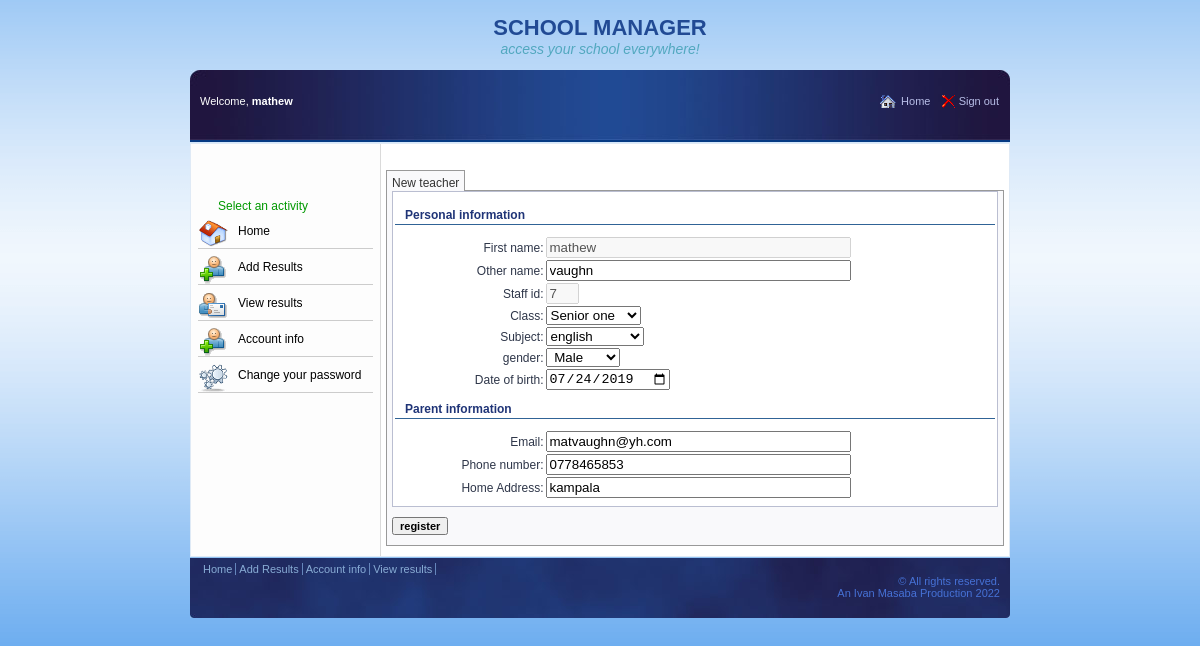
/school/web/teacher/adminreg/index.php (signed in), run on the app's committed database.
### tables this page shows
CREATE TABLE `staff` (
  `id` int(11) NOT NULL,
  `staff_id` int(11) NOT NULL,
  `class_id` int(11) NOT NULL,
  `subj_id` int(11) NOT NULL,
  `fname` varchar(30) NOT NULL,
  `lname` varchar(30) NOT NULL,
  `gender` enum('male','female','','') NOT NULL,
  `birth_date` date NOT NULL,
  `email` varchar(30) NOT NULL,
  `phone` varchar(30) NOT NULL,
  `address` varchar(30) NOT NULL
);

CREATE TABLE `class` (
  `id` int(11) NOT NULL,
  `class_name` varchar(30) NOT NULL
);

CREATE TABLE `subjects` (
  `id` int(11) NOT NULL,
  `subj_name` enum('english','mathematics','chemistry','biology','physics','history','geography') NOT NULL
);

### school/core/staff.php (called while the page is built, shortened)
<?php
    class Staff{
        private $con;
        private $table = 'staff' ;
        public function __construct( $db ){
            $this->con = $db;
        }
        public function run_query($sql){
            $stmt = $this->con->prepare($sql);
            return $stmt;
        }
         public function read_one($reg){
            $query = 'SELECT
                     *
                     FROM
                     ' .$this->table. ' s
                     INNER JOIN
                       class c ON s.class_id = c.id
                     INNER JOIN
                       subjects sb ON s.subj_id = sb.id
                     WHERE s.staff_id = ? LIMIT 1 ';
            $stmt = $this->con->prepare($query);
            $stmt->bindParam(1, $reg);
            $stmt->execute();
            $row = $stmt->fetch(PDO::FETCH_ASSOC);
            $this->class_name = $row['class_name'];
            $this->gender = $row['gender'];
            $this->subj_name = $row['subj_name'];
        }
    }
?>

### school/web/teacher/adminreg/index.php (the view, shortened to what this page needs)
<?php
  include_once( $_SERVER['DOCUMENT_ROOT'].'/frontend/school/includes/config.php');
	$current_user = $_SESSION['fname'];
	$access_level = $_SESSION['access_level'];
	$staff_id = $_SESSION['index_number'];
	$current_user_type = 'new';
	if( $current_user_type == 'new' )
	{	$tab1='tabs_active'; $tab2='tabs'; }
  	else
	{	$tab2='tabs_active'; $tab1='tabs'; }
	$new_form_msg = "";
	$teacher = new Staff($db);
	$result = $teacher->run_query("SELECT * FROM staff WHERE staff_id = :reg ");
    $result->execute( array( ":reg" => $staff_id ) );
	$num = $result->rowCount();
	if( $num == 0 ){
		$lname = "";
		$class = "";
		$subj_id = "";
		$gender = "";
		$birth_date = "";
		$email = "";
		$name = "";
		$phone = "";
		$address = "";
  }else{
    $bool = "true";
    while( $row = $result->fetch(PDO::FETCH_ASSOC) ){
		$lname = $row['lname'];
		$class =  $row['class_id'];
		$gender =  $row['gender'];
		$birth_date = $row['birth_date'];
		$staff_id = $row['staff_id'];
		$email = $row['email'];
		$phone = $row['phone'];
		$subj_id = $row['subj_id'];
		$address = $row['address'];
    }
  }
?>
<!DOCTYPE html PUBLIC "-//W3C//DTD XHTML 1.0 Transitional//EN" "http://www.w3.org/TR/xhtml1/DTD/xhtml1-transitional.dtd">
<html xmlns="http://www.w3.org/1999/xhtml">
<head>
<link rel="stylesheet" type="text/css" href="styles.css">
<link rel="stylesheet" type="text/css" href="../../styles.css">
</head>
<body>
<div class="top">
    <h1>SCHOOL MANAGER</h1>
    <h2>access your school everywhere!</h2>
</div>
<div class="bar">
<div style="float: right;">
    <a href="../index.php" style="background: url(../../images/frontpage.gif) no-repeat; padding-left: 22px;">Home</a>&nbsp;&nbsp;
    <a href="../../sign out.php" style="background: url(../../images/b_drop.png) no-repeat; padding-left: 18px;">Sign out</a>
</div>
<div id="greeting" style=" float: left;">Welcome, <?php echo "<b>" . $current_user . "</b>"; ?></div>
</div>
  <div class="content">
     <div class="sidebar">
	 <h4>Select an activity</h4>
        <h3 style="background-image: url(../../images/frontpage1.png);" ><a href='../'>Home</a></h3>
        <h3><a href="../adminr/">Add Results</a></h3>
        <h3 style="background-image: url(images/email_initiator.gif);" ><a href='../advres/'>View results</a></h3>
     <h3><a href="../adminreg/">Account info</a></h3>
        <h3 style="background-image: url(../../images/icon-30-cpanel.png);" ><a href="../options/">Change your password</a></h3>
     </div>
     <div class="contents">
       <div id="today" style=" text-align: right; ">
         <div id="noticeState" style="font: bold 11px 'Arial'; padding: 0px 10px 10px 10px;">&nbsp;</div>
       </div>
        <a href="#" id="tab1" class="<?php echo $tab1; ?>" onclick="tabOver('composeNotice', 'tab1')">New <?php echo $access_level;  ?></a>
        <div id="composeNotice" style=" padding: 0px 5px; border: solid 1px #999999; background-color: #f9f9fb;
		<?php if( $current_user_type == 'new' )
                echo "display: block";
              else
                echo "display: none"; ?>" >
          <form name='new_student' method='post' action="<?php $_SERVER['PHP_SELF']; ?>" >
            <?php echo $new_form_msg; ?> <div class='reg_form'>
            <table width='100%' border='0' cellpadding='1' cellspacing='0'>
              <tr>
                <td colspan='2'><h5>Personal information &nbsp;</h5></td>
              </tr>
              <tr >
                <td width='25%' align='right'>First name:</td>
                <td width='75%'><input name='fname' type='text' value="<?php echo $current_user; ?>" size='35' maxlength='20'disabled></td>
              </tr>
              <tr>
                <td align='right'>Other name:</td>
                <td><input name='lname' type='text' value="<?php echo $lname; ?>" size='35' maxlength='30' /></td>
              </tr>
              <tr >
                <td align='right'>Staff id:</td>
                <td><input name='index_number' type='text' value="<?php echo $staff_id; ?>" size='1'  disabled/></td>
              </tr>
              <tr>
                <td align='right'>Class:</td>
                <?php
				$teacher->read_one($staff_id);
                   ?>
                <td><select name='class' >
                        <option value='1' <?php if(isset($class) && $teacher->class_name=="senior one") echo "selected"; ?>>Senior one</option>
                    </select></td></tr>
					<tr>
                <td align='right'>Subject:</td>
                <td><select name='subject' >
                        <option value='1' <?php if(isset($subj_id) &&  $teacher->subj_name=="english") echo "selected"; ?>>english</option>
                    </select></td></tr>
                    <tr><td align='right'>gender:</td>
                    <td><select name='gender'>
                        <option value='male' <?php if(isset($gender) && $teacher->gender=="male") echo "selected"; ?>>&nbsp;Male&nbsp;</option>
                    </select></td>
              </tr>
              <tr >
                <td align='right'>Date of birth:</td>
                <td ><input name='birth_date' type='date' id="birth_date" value="<?php echo $birth_date; ?>" ></td>
              </tr>
            <tr>
                <td colspan='2'><h5>Parent information &nbsp;</h5></td>
              </tr>
                <td align='right'>Email:</td>
                <td><input name='email' type='text' value="<?php echo $email; ?>" size='35' maxlength='40' /></td>
              <tr >
                <td align='right'>Phone number:</td>
                <td><input name='phone' type='text' value="<?php echo $phone; ?>" size='35' maxlength='30' /></td>
              </tr>
              <tr>
                <td align='right'>Home Address:</td>
                <td><input name='address' type='text' value="<?php echo $address; ?>" size='35' maxlength='50' /></td>
              </tr>
              <tr>
                <td><input type='text' id="h" value="<?php echo $bool; ?>" size='10' hidden /></td>
              </tr>
            </table>
            </div>
            <input name='reg_new' type='submit' value='register' style='font: bold 11px arial; margin: 10px 0px;'/>
          </form>
        </div>
    </div>
</div>
<div class='btm'>
    <a href='../index.php'>Home </a>
    <a href='../adminr/'> Add Results </a>
	<a href='../adminreg/'> Account info </a>
    <a href='../advres/'> View results </a>
    <br/>&copy; All rights reserved. <br/> An Ivan Masaba Production 2022
</div>
</body>
</html>

### school/web/teacher/adminreg/styles.css (style rules this page uses)
.reg_form { border: solid 1px #999999; background: #ffffff; padding: 5px 1px; border: 1px solid #BABED1; margin: 0px; }
.tabs_active { background-color: #f9f9fb; color: #333333; border: solid 1px #999999; border-bottom: none; padding: 5px 5px 1px 5px; }

### school/web/styles.css (style rules this page uses)
body { margin: 0px; padding: 10px 0px 30px 0px; font: normal 11px 'Arial'; color: #214a94; text-align: center; background: #4597ec url(images/site2.gif) repeat-x; }
.top { display: block; padding: 0px; margin: 5px; height: 50px; }
.bar { background: #053a83 url(images/bar.jpg) top no-repeat; height: 42px; width: 800px; margin: 0px auto; padding: 25px 10px 5px 10px; color: #FFFFFF; text-align: left; }
.bar a { color: #B8BEE7; padding: 1px; }
.content { margin: 1px auto; padding: 10px 5px; font: normal 12px "Arial"; color: #2E3649; text-align: left; border: solid 1px #dfeaf6; background: #FFFFFF url(images/side_bg.gif) repeat-y; width: 808px; }
.contents { margin: 0px 0px 0px 190px; display: block; }
.sidebar { width: 175px; float: left; padding: 40px 2px 2px 2px; margin: 5px 0px; }
.btm { width: 800px; height: 50px; padding: 5px 10px; margin: 0px auto; text-align: right; color: #4671D5; background: #053a83 url(images/btm.jpg) bottom no-repeat; }
.btm a { float: left; color: #88ACD5; padding: 0px 3px; border-right: solid 1px #6586BC; }
a { text-decoration: none; }
.sidebar a { color: #000000; }
h1 { font: bold 22px "Arial"; margin: 0px 80px; }
h2 { font: italic 14px "Arial"; margin: 0px 80px; color: #52a8bf; }
h3 { padding: 6px 6px 10px 40px; font: normal 12px "Arial"; color: #000000; margin: 5px 0px; background: url(images/add_reviewer.gif) no-repeat top left; border-bottom: solid 1px #CCCCCC; }
h4 { font: normal 12px "Arial"; color: #009900; margin: 0px 20px; }
h5 { padding: 10px; font: bold 12px "Arial"; color: #1f3477; margin: 0px; border-bottom: solid 1px #306396; padding-bottom: 2px; margin-bottom: 10px; }

### data on the page
staff: lname "vaughn", index_number "7", gender "Male", birth_date "07/24/2019", email "matvaughn@yh.com", phone "0778465853", address "kampala"
class: class "Senior one"
subjects: subject "english"

### other printed values
$current_user "mathew"
$access_level "teacher"
